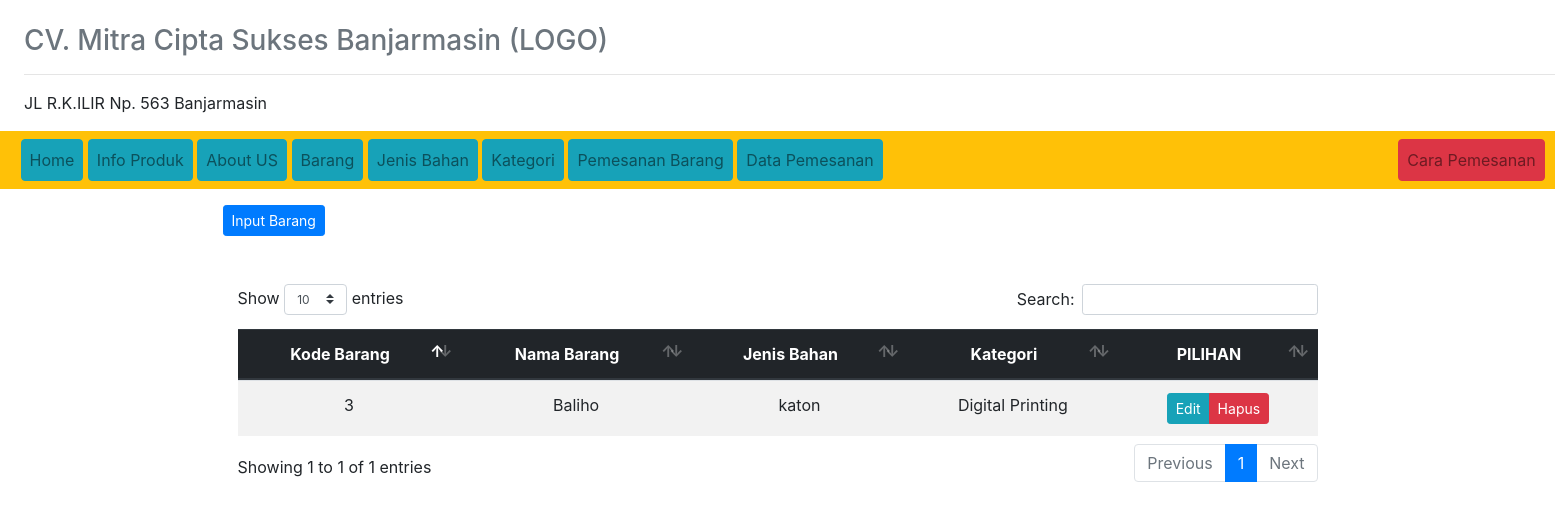
The app's page /?view=barang with its own data.
### tables this page shows
CREATE TABLE `nama_barang` (
  `kode_barang` int(50) NOT NULL,
  `nama_barang` varchar(50) NOT NULL,
  `type_barang` varchar(50) NOT NULL,
  `kategori` int(50) NOT NULL
);

CREATE TABLE `jenis_bahan` (
  `kode_jenis_bahan` int(50) NOT NULL,
  `harga_bahan` int(25) NOT NULL,
  `jenis_bahan` varchar(50) NOT NULL,
  `ketarangan` varchar(255) NOT NULL,
  `ukuran_bahan` int(10) NOT NULL
);

CREATE TABLE `kategori` (
  `id_kategori` int(50) NOT NULL,
  `nama_kategori` varchar(50) NOT NULL
);

### models/admin.php (called while the page is built, shortened)
<?php
class Admin
{
  private $mysqli;
  function __construct($mysqli)
  {
    $this->mysqli = $mysqli;
  }
  public function showBarang()
  {
    $db = $this->mysqli->conn;
    $sql = " SELECT * FROM nama_barang
          INNER JOIN jenis_bahan ON nama_barang.type_barang = jenis_bahan.kode_jenis_bahan
          INNER JOIN kategori ON nama_barang.kategori = kategori.id_kategori ";
    $query = $db->query($sql);
    return $query;
  }
}
?>

### view/barang.php (the view)
<div class="header-hal">
    <a href="?view=input-barang" class="btn btn-sm btn-primary">Input Barang</a>
</div>
<div class="container mt-5">
<div class="daftar-table table-responsive">
  <table class="table table-striped text-center" id="table">
    <thead class="thead-dark">
      <tr>
        <th>Kode Barang</th>
        <th>Nama Barang</th>
        <th>Jenis Bahan </th>
        <th>Kategori </th>
        <th>PILIHAN</th>
      </tr>
    </thead>
    <tbody>
      <?php
      $data = $objAdmin->showBarang();
      while ($a = $data->fetch_object()) {
      ?>
      <tr>
        <td><?=$a->kode_barang ?></td>
        <td><?=$a->nama_barang ?></td>
        <td><?=$a->jenis_bahan ?></td>
        <td><?=$a->nama_kategori ?></td>
        <td>
          <div class="btn-group">
            <a href="?view=edit-barang&nik=<?=$a->kode_barang ?>" class="btn btn-sm btn-info">Edit</a>
            <a href="?view=hapus-barang&nik=<?=$a->kode_barang ?>" onclick="return confirm('Hapus data ?')" class="btn btn-sm btn-danger">Hapus</a>
          </div>
        </td>
      </tr>
    <?php } ?>
    </tbody>
  </table>
</div>
</div>

### records on screen
nama_barang: kode_barang "3", nama_barang "Baliho", jenis_bahan.jenis_bahan "katon", kategori.nama_kategori "Digital Printing"
